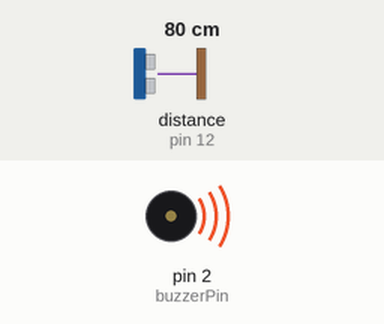
A sketch run on a simulated Arduino Uno, built with avr-gcc and run on an emulated ATmega328P. Parts: buzzer (waves = sounding, pin HIGH). Wiring (inferred from the names in the program): ultrasonic range finder: trigger pin 11; echo pin 12. The test bench sets the inputs (shaded band); at power-on: distance to the obstacle (sensor on pin 12) 80 cm. The echo pulse lasts 58.3 µs per cm; pins used as bus, display or sensor lines are not drawn.

Above: at 0.1 s.
Timing chart, 0 to 1.6 s (numbered marks = the images above):
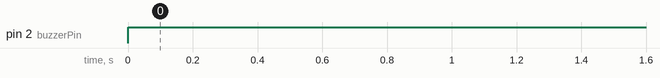

Measured:
- by itself, pin 2 (buzzerPin): LOW → HIGH at 0.00 s

The sketch:

main.ino
```cpp
#define SAMPLE_SIZE 100
#define MILLIS_ALLOWED 3600000 // The device should "beep" after this time

#define trigPin 11
#define echoPin 12

#define buzzerPin 2

long duration, cm;

int samples[SAMPLE_SIZE] = {0};
int previous_median = 0;
unsigned long previous_median_timestamp = millis();

void setup() {
    pinMode(trigPin, OUTPUT);
    pinMode(echoPin, INPUT);
    pinMode(buzzerPin, OUTPUT);
}

void loop() {
    digitalWrite(buzzerPin, HIGH);

    int new_sample = fetch_new_sample();
    append_new_sample(new_sample);
    int median = calculate_median();
    int should_beep = check_against_old_median(median);
    if (should_beep) {
        beep();
    }
    delay(250);
}

int fetch_new_sample(){
    digitalWrite(trigPin, LOW);
    delayMicroseconds(5);
    digitalWrite(trigPin, HIGH);
    delayMicroseconds(10);
    digitalWrite(trigPin, LOW);

    pinMode(echoPin, INPUT);
    duration = pulseIn(echoPin, HIGH);

    return (duration/2) / 29.1; // in cm
}

void append_new_sample(int sample) {
    for(int i = 0; i < SAMPLE_SIZE - 1; i++){
        samples[i] = samples[i + 1];
    }
    samples[SAMPLE_SIZE - 1] = sample;
}

int calculate_median() {
    int sum = 0;
    for (int i = 0; i < SAMPLE_SIZE; i++){
        sum += samples[i];
    }
    return sum / SAMPLE_SIZE;
}

bool check_against_old_median(int current_median){
    if (current_median == previous_median) {
        if (millis() > previous_median_timestamp + MILLIS_ALLOWED) {
            return true;
        } else {
            return false;
        }
    } else {
        previous_median = current_median;
        previous_median_timestamp = millis();
    }
    return false;
}

void beep(){
    tone(buzzerPin, 1000000);
}
```
